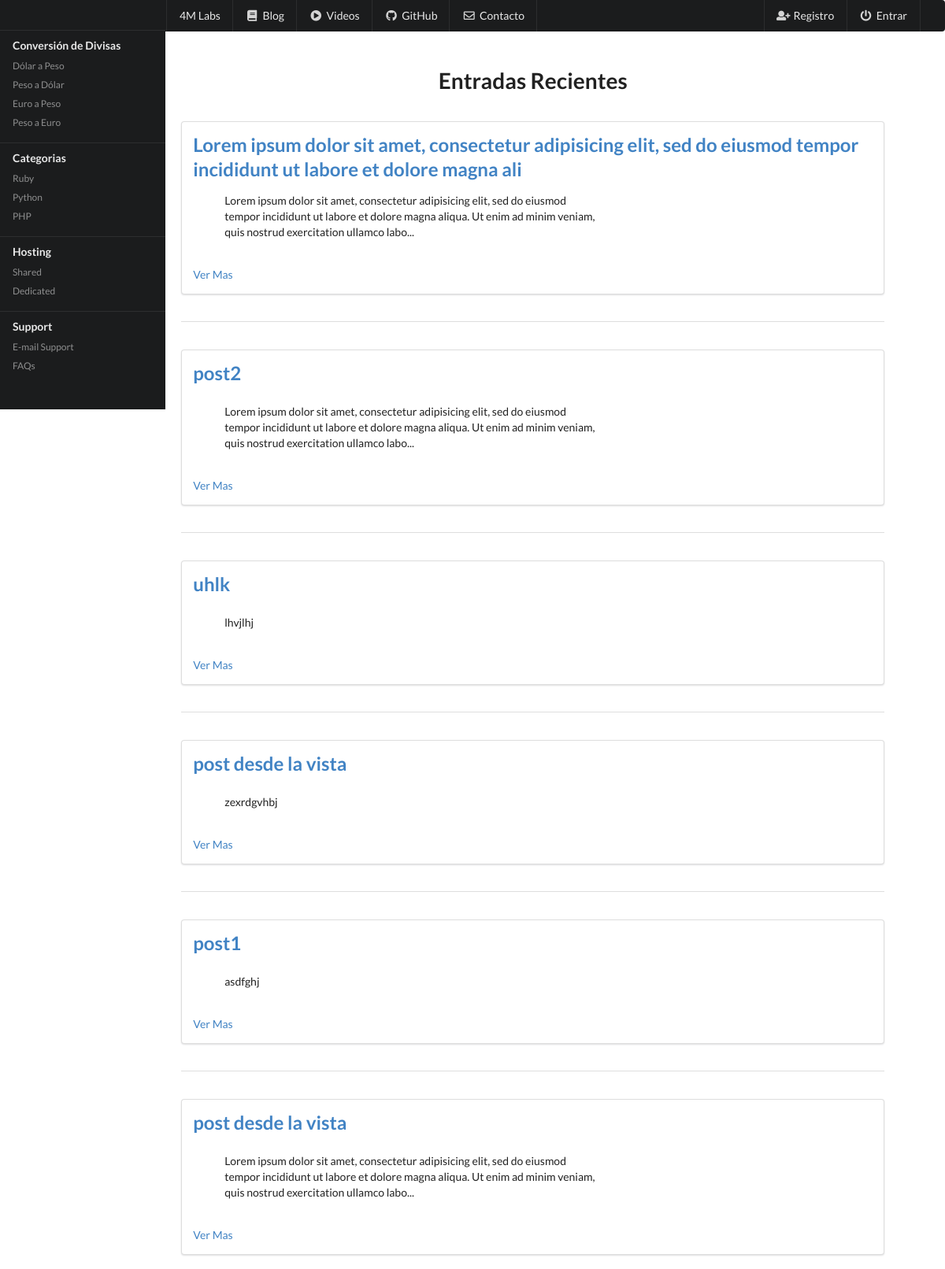
The app's page /posts/ (upper part), older data.
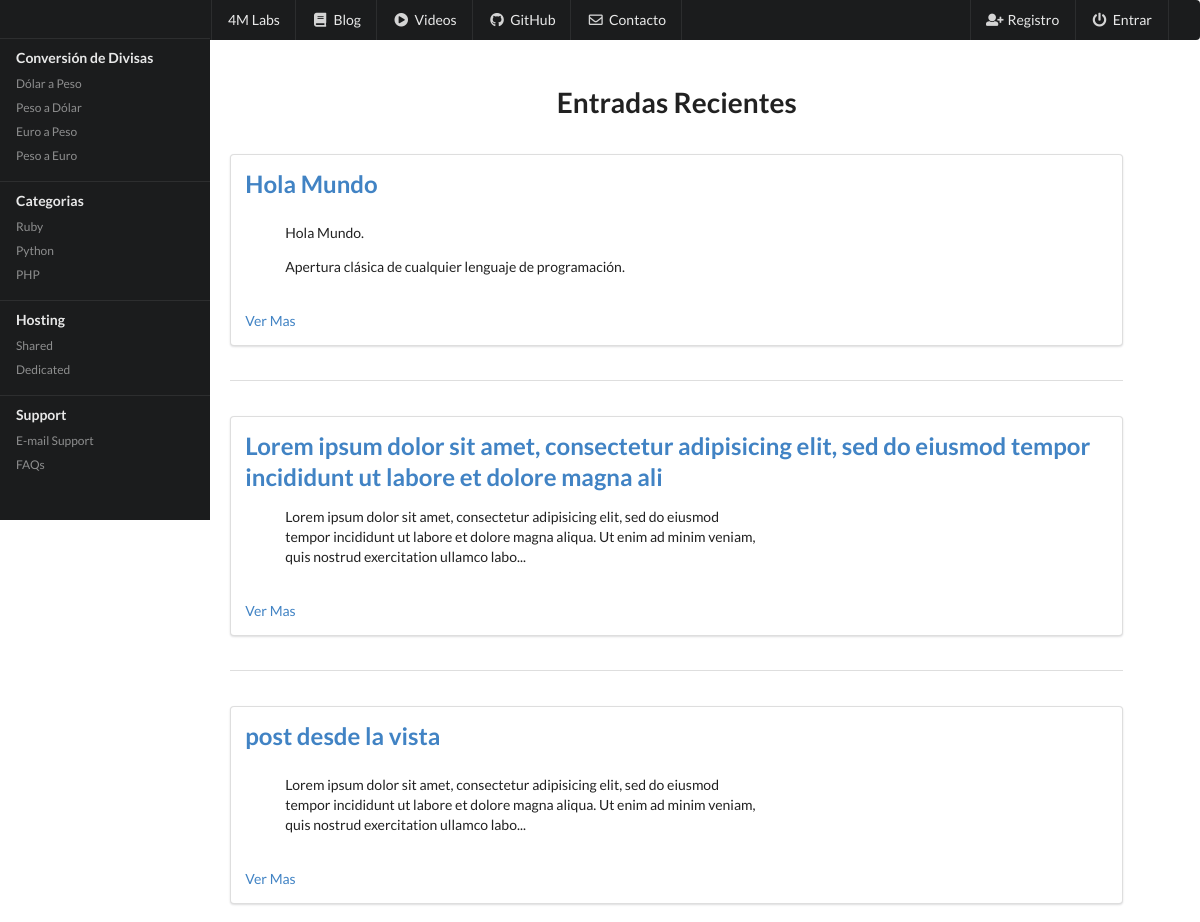
The same page, newer data.
### blog/models.py (models this page shows, shortened)
class Post(models.Model):
	title = models.CharField(max_length=120)
	content = models.TextField()
	updated = models.DateTimeField(auto_now=True, auto_now_add=False)
	timestamp = models.DateTimeField(auto_now=False, auto_now_add=True)
	def get_absolute_url(self):
		return reverse('posts:detail', kwargs={'id': self.id})

### blog/views.py (the view)
def post_list(request, deleted=False):
	posts = Post.objects.all().order_by("-timestamp")
	context = {
		'title': prompt + 'blog',
		'posts': posts
	}
	return render(request, "post_list.html", context)

### templates/post_list.html (shortened to what this page needs)
{% extends "base.html" %}
{% block content %}
		<br>
		<h1 class="ui center aligned header">Entradas Recientes</h1>
		<br>
	{% for post in posts %}
		<div class="five wide column">
			<div class="ui segment">
			  		<h2 class="ui floated header"><a href='{{ post.get_absolute_url }}'>{{ post.title }}</a></h2>
			  		<br>
			  		<br>
					{% if post.content|length < 500 %}
					<blockquote>{{ post.content|linebreaks}}</blockquote>
					<br>
					{% else %}
					<blockquote>{{ post.content|linebreaks|truncatechars:200 }} </blockquote>
					<br>
					{% endif %}
					<a href='{{ post.get_absolute_url }}'>Ver Mas</a>
			</div>
		</div>
		<br>
		  <div class="ui divider"></div>
		<br>
	{% endfor %}
{% endblock %}

Row changes from the older to the newer data that the page shows:
removed Post: title "post2", content "Lorem ipsum dolor sit amet, consectetur adipisicing elit, sed do eiusmod tempor incididunt ut labore et dolore magna aliqua. Ut enim ad minim veniam, quis nostrud exercitation ullamco labo..."
removed Post: title "uhlk", content "lhvjlhj"
removed Post: title "post desde la vista", content "zexrdgvhbj"
removed Post: title "post1", content "asdfghj"
added Post: title "Hola Mundo", content "Hola Mundo. Apertura clásica de cualquier lenguaje de programación."
